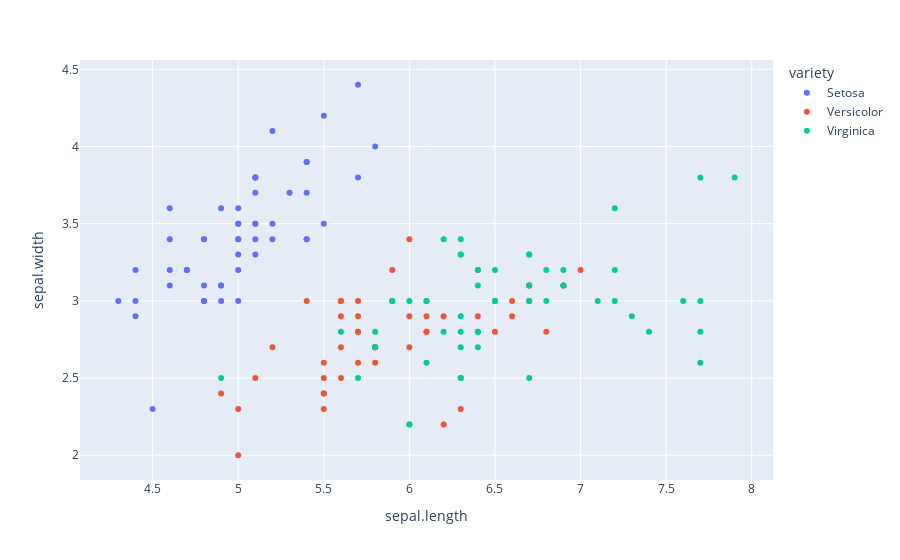

Source (notebook cell):
### Code cell
fig = px.scatter(iris, x=iris['sepal.length'], y=iris['sepal.width'], color='variety')
fig.show()

### Figure 1 — Plotly figure (JSON) as saved in the notebook; plotly's stock layout.template omitted (floating-point values rounded to 4 significant figures)
{"data": [{"hovertemplate": "variety=Setosa<br>sepal.length=%{x}<br>sepal.width=%{y}<extra></extra>", "legendgroup": "Setosa", "marker": {"color": "#636efa", "symbol": "circle"}, "mode": "markers", "name": "Setosa", "orientation": "v", "showlegend": true, "type": "scatter", "x": [5.1, 4.9, 4.7, 4.6, 5, 5.4, 4.6, 5, 4.4, 4.9, 5.4, 4.8, 4.8, 4.3, 5.8, 5.7, 5.4, 5.1, 5.7, 5.1, 5.4, 5.1, 4.6, 5.1, 4.8, 5, 5, 5.2, 5.2, 4.7, 4.8, 5.4, 5.2, 5.5, 4.9, 5, 5.5, 4.9, 4.4, 5.1, 5, 4.5, 4.4, 5, 5.1, 4.8, 5.1, 4.6, 5.3, 5], "xaxis": "x", "y": [3.5, 3, 3.2, 3.1, 3.6, 3.9, 3.4, 3.4, 2.9, 3.1, 3.7, 3.4, 3, 3, 4, 4.4, 3.9, 3.5, 3.8, 3.8, 3.4, 3.7, 3.6, 3.3, 3.4, 3, 3.4, 3.5, 3.4, 3.2, 3.1, 3.4, 4.1, 4.2, 3.1, 3.2, 3.5, 3.6, 3, 3.4, 3.5, 2.3, 3.2, 3.5, 3.8, 3, 3.8, 3.2, 3.7, 3.3], "yaxis": "y"}, {"hovertemplate": "variety=Versicolor<br>sepal.length=%{x}<br>sepal.width=%{y}<extra></extra>", "legendgroup": "Versicolor", "marker": {"color": "#EF553B", "symbol": "circle"}, "mode": "markers", "name": "Versicolor", "orientation": "v", "showlegend": true, "type": "scatter", "x": [7, 6.4, 6.9, 5.5, 6.5, 5.7, 6.3, 4.9, 6.6, 5.2, 5, 5.9, 6, 6.1, 5.6, 6.7, 5.6, 5.8, 6.2, 5.6, 5.9, 6.1, 6.3, 6.1, 6.4, 6.6, 6.8, 6.7, 6, 5.7, 5.5, 5.5, 5.8, 6, 5.4, 6, 6.7, 6.3, 5.6, 5.5, 5.5, 6.1, 5.8, 5, 5.6, 5.7, 5.7, 6.2, 5.1, 5.7], "xaxis": "x", "y": [3.2, 3.2, 3.1, 2.3, 2.8, 2.8, 3.3, 2.4, 2.9, 2.7, 2, 3, 2.2, 2.9, 2.9, 3.1, 3, 2.7, 2.2, 2.5, 3.2, 2.8, 2.5, 2.8, 2.9, 3, 2.8, 3, 2.9, 2.6, 2.4, 2.4, 2.7, 2.7, 3, 3.4, 3.1, 2.3, 3, 2.5, 2.6, 3, 2.6, 2.3, 2.7, 3, 2.9, 2.9, 2.5, 2.8], "yaxis": "y"}, {"hovertemplate": "variety=Virginica<br>sepal.length=%{x}<br>sepal.width=%{y}<extra></extra>", "legendgroup": "Virginica", "marker": {"color": "#00cc96", "symbol": "circle"}, "mode": "markers", "name": "Virginica", "orientation": "v", "showlegend": true, "type": "scatter", "x": [6.3, 5.8, 7.1, 6.3, 6.5, 7.6, 4.9, 7.3, 6.7, 7.2, 6.5, 6.4, 6.8, 5.7, 5.8, 6.4, 6.5, 7.7, 7.7, 6, 6.9, 5.6, 7.7, 6.3, 6.7, 7.2, 6.2, 6.1, 6.4, 7.2, 7.4, 7.9, 6.4, 6.3, 6.1, 7.7, 6.3, 6.4, 6, 6.9, 6.7, 6.9, 5.8, 6.8, 6.7, 6.7, 6.3, 6.5, 6.2, 5.9], "xaxis": "x", "y": [3.3, 2.7, 3, 2.9, 3, 3, 2.5, 2.9, 2.5, 3.6, 3.2, 2.7, 3, 2.5, 2.8, 3.2, 3, 3.8, 2.6, 2.2, 3.2, 2.8, 2.8, 2.7, 3.3, 3.2, 2.8, 3, 2.8, 3, 2.8, 3.8, 2.8, 2.8, 2.6, 3, 3.4, 3.1, 3, 3.1, 3.1, 3.1, 2.7, 3.2, 3.3, 3, 2.5, 3, 3.4, 3], "yaxis": "y"}], "layout": {"legend": {"title": {"text": "variety"}, "tracegroupgap": 0}, "margin": {"t": 60}, "xaxis": {"anchor": "y", "domain": [0, 1], "title": {"text": "sepal.length"}}, "yaxis": {"anchor": "x", "domain": [0, 1], "title": {"text": "sepal.width"}}}}
